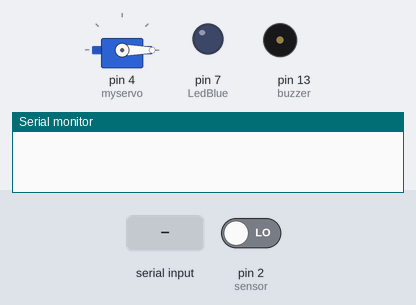
Bench run of a sketch on a simulated Arduino Uno, built with avr-gcc and run on an emulated ATmega328P. On the bench: servo, output pins drawn as LEDs (lit = HIGH), buzzer (waves = sounding, pin HIGH), the last lines printed to the serial monitor. Inputs (shaded band) come from the test bench; at power-on: pin 2 (sensor) LOW.

Above: at 1.2 s.
1.3 s: pin 2 (sensor) driven HIGH
At 2.2 s:
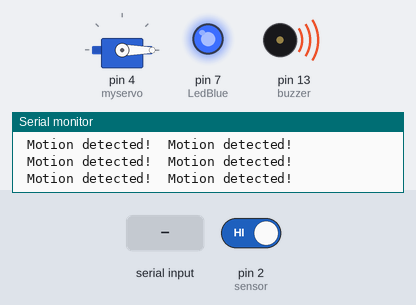
2.8 s: "1\n" received over Serial
At 3.4 s:
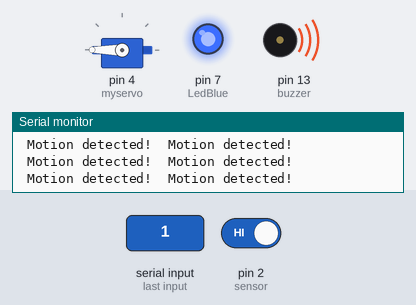
4.3 s: byte 48 ('0') received over Serial
At 5.2 s:
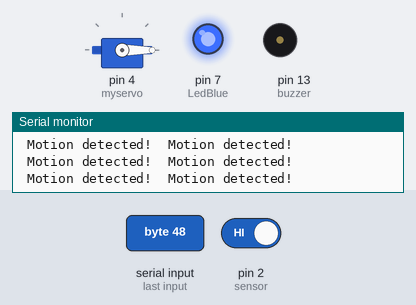
5.9 s: byte 49 ('1') received over Serial
At 6.8 s:
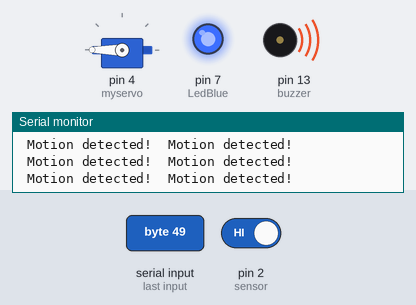
7.4 s: pin 2 (sensor) driven LOW
At 8.6 s:
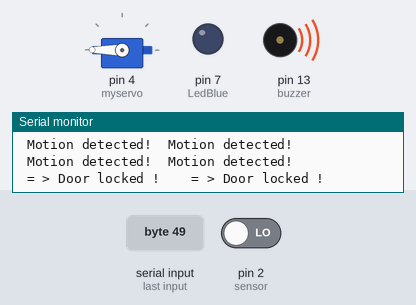
8.9 s: byte 50 ('2') received over Serial
At 9.6 s:
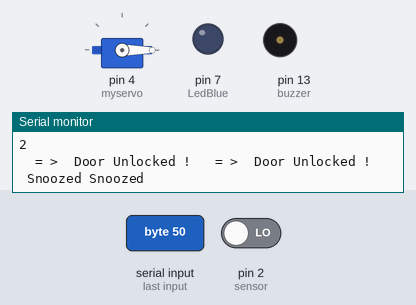
Timing chart, 0 to 11.4 s (numbered marks = the images above; inputs shaded):
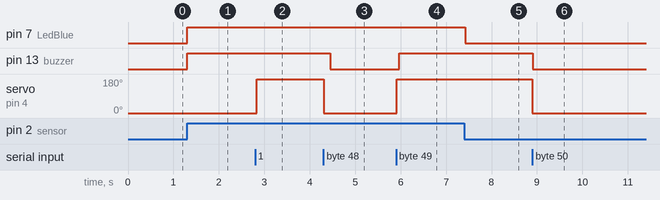

The sketch:

Sub__station.ino
```cpp
#include <Servo.h>
#include <SoftwareSerial.h> //importSerial Library

//Note: this code below based on a cod from: http://create.arduino.cc/projecthub/54183/smart-security-alarm-52323a
//By: karen-d-kusuma and adjusted by Haeytham Almalak.


#define buzzer  13
#define sensor 2
#define LedBlue 7


bool snozeSatData = true;
Servo myservo;  // create servo object to control a servo
int pos = 0;    // variable to store the servo position
int ValueOfData;
int timeCounter =  3 ; //second
int status=LOW;
int statusOfBuzzer=0;    //To turn on buzzer
char data=0;          // data bluetooth (HC-05)

void setup() {
  pinMode(sensor,INPUT);
  pinMode(buzzer ,OUTPUT);
  pinMode(LedBlue,OUTPUT);

  myservo.attach(4);  // attaches the servo on pin 9 to the servo object
  Serial.begin(9600);
  myservo.write(0);
  void calibration();
}
void loop() {
  readData();
  alarm();

}
//==============================Function ========== alarm ====================
void alarm(){
  ValueOfData=digitalRead(sensor);
  /*SENSOR PIR*/
  if(ValueOfData==HIGH) {                      //PIR detect, turn on the led and buzzer
    digitalWrite(LedBlue, HIGH);           //LED ON
    Serial.write(" Motion detected! ");
    Serial.println(" Motion detected! ");
    if (status==LOW) {
      //Serial.write(" Motion detected! ");
      //Serial.println(" ");
     // Serial.println(" Motion detected! ");
      //Serial.write(45);                   //Send serial data in bytes
      char bytesSent=Serial.write("Motion detected!");
      status=HIGH;
      statusOfBuzzer=1;                      //buzzer state initiation to 1/ON

    }
    else{}
  }
  else{                                   //the buzzer is still on, even though the PIR doesn't detect it
    digitalWrite(LedBlue, LOW);            //LED OFF
    if(status==HIGH){
      //Serial.println(" ");////////////////////////////////++++++++++++++++++++++
      //Serial.println("Motion ended.");
      //Serial.write("Motion ended.");
      lockSecured();
      digitalWrite(buzzer , HIGH);
      //Serial.write(45);
      //char bytesSent=Serial.write("");
      status=LOW;
    }
    else{}
  }
  /*VOICE*/
  if(statusOfBuzzer==1){
    digitalWrite(buzzer , HIGH);
  }
  else if(statusOfBuzzer==0){
    digitalWrite(buzzer , LOW);
  }
}
//==============================Function ======== readData ======================
/*BLUETOOTH*/
void readData(){

  if(Serial.available()>0){           //Send data if it is available
    data = Serial.read();             //Read data
    Serial.println(" ");
    Serial.println(data);
    if(data=='1'){                    //ON
      lockSecured();
      digitalWrite(buzzer , HIGH);
      statusOfBuzzer=1;
      Serial.println("It Os ON Alarm by your Command");
      Serial.write(" It is ON Alarm now by your Command ");

    }
    if(data=='0'){               //OFF
      lockOpen();

      digitalWrite(sensor, LOW);
      statusOfBuzzer=0;
      Serial.println("The Station has reseated");
      Serial.write(" The Station has reseated ");

      }
    if(data=='2'){               //OFF
      lockOpen();
      Serial.write(" Snoozed ");
      digitalWrite(sensor, LOW);
      digitalWrite(buzzer , LOW);

      statusOfBuzzer=0;
      snozeSatData = false;
      Serial.println("Snoozed");

      delay(600000);
      snozeSatData = true;
    }
  }
}

//==============================Function ============ Calibration ==================
void calibration(){
  Serial.print("calibration");
  for(byte index =0; index < timeCounter; index++){
    Serial.print(".");
    LedB();
  }
  digitalWrite(LedBlue,LOW);
  Serial.println("\n");
  Serial.println("=finished=");
}
//==============================Function ======== Light ======================
void LedB(){
  for(short index =0; index<1; index++){
    digitalWrite(LedBlue,LOW);
    delay(500);
    digitalWrite(LedBlue,HIGH);
    delay(500);
  }
}
//==============================Function ======== DOOR LOCKED UNLOCKED ======================
void lockOpen(){

      myservo.write(0);
      delay(10);
      Serial.write("  = >  Door Unlocked ! ");
      Serial.println("  = >  Door Unlocked ! ");
}
void lockSecured(){
        myservo.write(180);
       delay(10);
       Serial.write(" = > Door locked !  ");
       Serial.println("  = > Door locked !  ");
}
```

Measured:
- after the input at 1.3 s, pin 7 (LedBlue), pin 13 (buzzer): LOW → HIGH at once
- after the input at 2.8 s, servo on pin 4 (myservo): 0° → 180° at once
- after the input at 4.3 s, pin 13 (buzzer): HIGH → LOW after 0.15 s; servo on pin 4 (myservo): 180° → 0° at once
- after the input at 5.9 s, pin 13 (buzzer): LOW → HIGH after 0.06 s; servo on pin 4 (myservo): 0° → 180° at once
- after the input at 7.4 s, pin 7 (LedBlue): HIGH → LOW at once
- after the input at 8.9 s, pin 13 (buzzer): HIGH → LOW at once; servo on pin 4 (myservo): 180° → 0° at once
